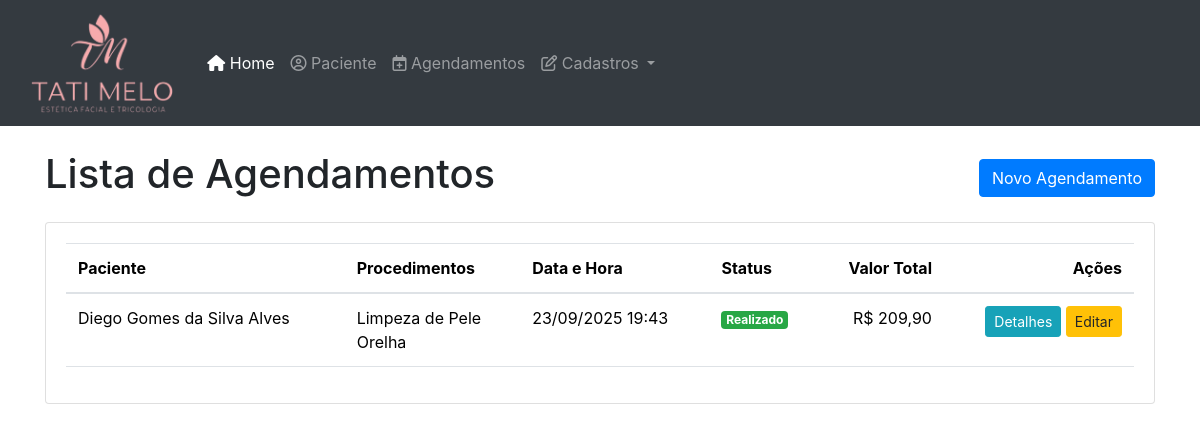
The page /agendamentos/ on the database its author committed.
### clinica/models.py (models this page shows, shortened)
class Agendamento(models.Model):
    STATUS_CHOICES = (
        ('agendado', 'Agendado'),
        ('realizado', 'Realizado'),
        ('cancelado', 'Cancelado'),
    )
    paciente = models.ForeignKey(Paciente, on_delete=models.CASCADE, related_name="agendamentos")
    procedimentos = models.ManyToManyField(Procedimento, related_name="agendamentos")
    data_hora = models.DateTimeField(verbose_name="Data e Hora do Agendamento")
    status = models.CharField(max_length=10, choices=STATUS_CHOICES, default='agendado')
    observacoes = models.TextField(blank=True, null=True, verbose_name="Observações")
    procedimento_realizado = models.BooleanField(default=False, verbose_name="Procedimento já foi realizado?")
    valor_total = models.DecimalField(max_digits=8, decimal_places=2, verbose_name="Valor Total", default=0.00)
    class Meta:
        verbose_name = "Agendamento"
        verbose_name_plural = "Agendamentos"
        ordering = ['-data_hora']

class Paciente(models.Model):
    nome = models.CharField(max_length=100)
    data_nascimento = models.DateField(verbose_name="Data de Nascimento")
    telefone = models.CharField(max_length=20, unique=True)
    email = models.EmailField(max_length=100, unique=True, verbose_name="E-mail")
    endereco = models.TextField(blank=True, null=True, verbose_name="Endereço")
    data_cadastro = models.DateTimeField(default=timezone.now, verbose_name="Data de Cadastro")
    class Meta:
        verbose_name = "Paciente"
        verbose_name_plural = "Pacientes"
        ordering = ['nome']

class Procedimento(models.Model):
    nome = models.CharField(max_length=100, help_text="Nome do procedimento")
    descricao = models.TextField(blank=True, null=True, verbose_name="Descrição")
    preco = models.DecimalField(max_digits=8, decimal_places=2, verbose_name="Preço")
    class Meta:
        verbose_name = "Procedimento"
        verbose_name_plural = "Procedimentos"
        ordering = ['nome']

### clinica/views.py (the view)
# urls.py: path('agendamentos/', AgendamentoListView.as_view(), name='agendamento_list'),
class AgendamentoListView(ListView):
    model = Agendamento
    template_name = 'clinica/agendamento_list.html'
    context_object_name = 'agendamentos'
    queryset = Agendamento.objects.all().order_by('data_hora')

### templates/clinica/agendamento_list.html (shortened to what this page needs)
{% extends 'base.html' %}
{% block content %}
    <div class="d-flex justify-content-between align-items-center mb-3">
        <h1>Lista de Agendamentos</h1>
        <a href="{% url 'agendamento_create' %}" class="btn btn-primary">Novo Agendamento</a>
    </div>
    <div class="card">
        <div class="card-body">
            <div class="table-responsive">
                <table class="table table-hover align-middle">
                    <thead>
                        <tr>
                            <th>Paciente</th>
                            <th>Procedimentos</th>
                            <th>Data e Hora</th>
                            <th>Status</th>
                            <th class="text-end">Valor Total</th>
                            <th class="text-end">Ações</th>
                        </tr>
                    </thead>
                    <tbody>
                        {% for agendamento in agendamentos %}
                            <tr>
                                <td>{{ agendamento.paciente.nome }}</td>
                                <td>
                                    <ul class="list-unstyled mb-0">
                                    {% for p in agendamento.procedimentos.all %}
                                        <li>{{ p.nome }}</li>
                                    {% empty %}
                                        <li class="text-muted">Nenhum procedimento associado.</li>
                                    {% endfor %}
                                    </ul>
                                </td>
                                <td>{{ agendamento.data_hora|date:"d/m/Y H:i" }}</td>
                                <td>
                                    <span class="badge
                                        {% if agendamento.status == 'realizado' %}bg-success
                                        {% elif agendamento.status == 'cancelado' %}bg-danger
                                        {% else %}bg-primary{% endif %}">
                                        {{ agendamento.get_status_display }}
                                    </span>
                                </td>
                                <td class="text-end">
                                    R$ {{ agendamento.valor_total|floatformat:2 }}
                                </td>
                                <td class="text-end">
                                    <a href="{% url 'agendamento_detail' agendamento.pk %}" class="btn btn-sm btn-info">Detalhes</a>
                                    <a href="{% url 'agendamento_update' agendamento.pk %}" class="btn btn-sm btn-warning">Editar</a>
                                </td>
                            </tr>
                        {% empty %}
                            <tr>
                                <td colspan="6" class="text-center">Nenhum agendamento encontrado.</td>
                            </tr>
                        {% endfor %}
                    </tbody>
                </table>
            </div>
        </div>
    </div>
{% endblock %}

### rows shown on the page
Agendamento: paciente.nome "Diego Gomes da Silva Alves", data_hora "23/09/2025 19:43", status "Realizado", valor_total "209,90"
Procedimento: nome "Limpeza de Pele"
Procedimento: nome "Orelha"
